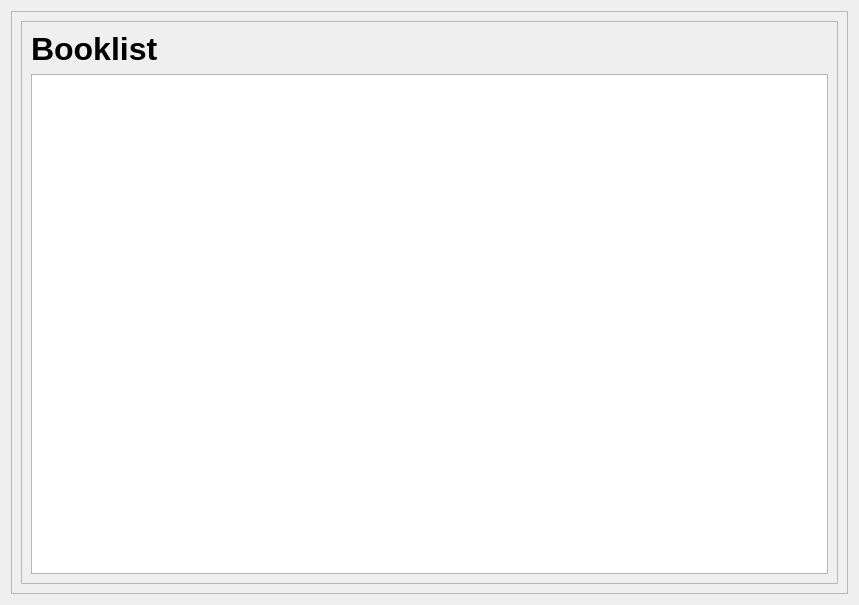
<?xml version="1.0" encoding="UTF-8"?>
<ui version="4.0">
 <class>booklist</class>
 <widget class="QDialog" name="booklist">
  <property name="geometry">
   <rect>
    <x>0</x>
    <y>0</y>
    <width>859</width>
    <height>605</height>
   </rect>
  </property>
  <property name="windowTitle">
   <string>Dialog</string>
  </property>
  <layout class="QHBoxLayout" name="horizontalLayout">
   <item>
    <widget class="QFrame" name="frame">
     <property name="frameShape">
      <enum>QFrame::StyledPanel</enum>
     </property>
     <property name="frameShadow">
      <enum>QFrame::Raised</enum>
     </property>
     <layout class="QVBoxLayout" name="verticalLayout">
      <item>
       <widget class="QFrame" name="frame_2">
        <property name="frameShape">
         <enum>QFrame::StyledPanel</enum>
        </property>
        <property name="frameShadow">
         <enum>QFrame::Raised</enum>
        </property>
        <layout class="QVBoxLayout" name="verticalLayout_2">
         <item>
          <widget class="QLabel" name="label_name">
           <property name="text">
            <string>&lt;html&gt;&lt;head/&gt;&lt;body&gt;&lt;p&gt;&lt;span style=&quot; font-size:24pt; font-weight:700;&quot;&gt;Booklist&lt;/span&gt;&lt;/p&gt;&lt;/body&gt;&lt;/html&gt;</string>
           </property>
          </widget>
         </item>
         <item>
          <widget class="QTableView" name="tableView"/>
         </item>
        </layout>
       </widget>
      </item>
     </layout>
    </widget>
   </item>
  </layout>
 </widget>
 <resources/>
 <connections/>
</ui>
